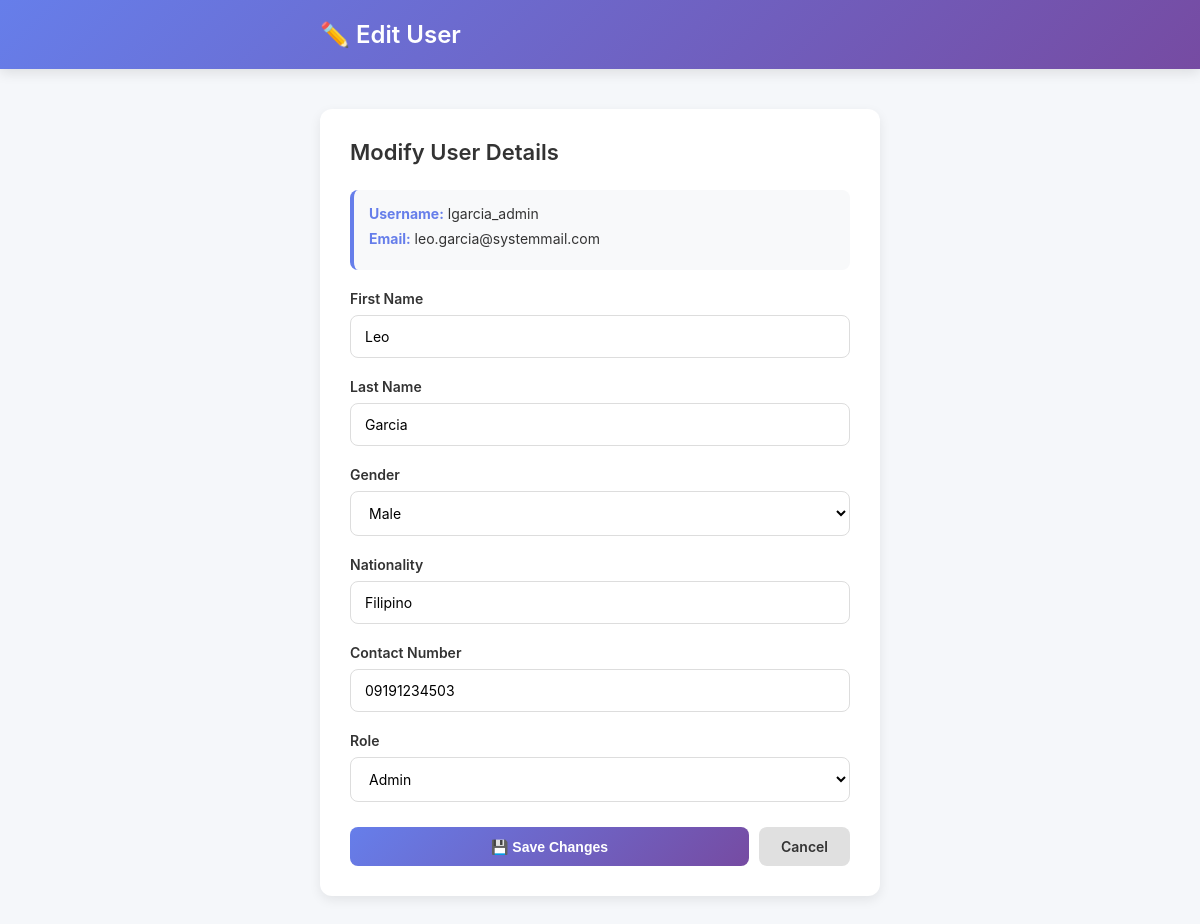
The app's page /admin_users_edit.php?id=3 (signed in) with its own data.
### tables this page shows
CREATE TABLE `users` (
  `id` int(11) NOT NULL,
  `username` varchar(50) NOT NULL,
  `email` varchar(120) NOT NULL,
  `password_hash` varchar(255) NOT NULL,
  `role` enum('admin','user') NOT NULL DEFAULT 'user',
  `firstname` varchar(60) NOT NULL,
  `lastname` varchar(60) NOT NULL,
  `gender` enum('male','female','other') DEFAULT 'other',
  `nationality` varchar(80) DEFAULT NULL,
  `contact_number` varchar(30) DEFAULT NULL,
  `created_at` timestamp NOT NULL DEFAULT current_timestamp()
);

### public/admin_users_edit.php (the view, shortened to what this page needs)
<?php
require "../components/pdo.php";
$id = $_GET["id"] ?? null;
$stmt = $pdo->prepare("SELECT * FROM users WHERE id=?");
$stmt->execute([$id]);
$user = $stmt->fetch();
?>
<!DOCTYPE html>
<html lang="en">
<head>
</head>
<body>
    <header>
        <div class="header-content">
            <div class="header-title">✏️ Edit User</div>
        </div>
    </header>
    <div class="container">
        <div class="card">
            <h1 class="card-title">Modify User Details</h1>
            <div class="user-info">
                <p><strong>Username:</strong> <?= htmlspecialchars($user["username"]) ?></p>
                <p><strong>Email:</strong> <?= htmlspecialchars($user["email"]) ?></p>
            </div>
            <form method="POST">
                <div class="form-group">
                    <label for="firstname">First Name</label>
                    <input
                        id="firstname"
                        type="text"
                        name="firstname"
                        value="<?= htmlspecialchars($user["firstname"]) ?>"
                        required
                    >
                </div>
                <div class="form-group">
                    <label for="lastname">Last Name</label>
                    <input
                        id="lastname"
                        type="text"
                        name="lastname"
                        value="<?= htmlspecialchars($user["lastname"]) ?>"
                        required
                    >
                </div>
                <div class="form-group">
                    <label for="gender">Gender</label>
                    <select id="gender" name="gender">
                        <option value="male" <?= $user["gender"] == "male" ? "selected" : "" ?>>Male</option>
                    </select>
                </div>
                <div class="form-group">
                    <label for="nationality">Nationality</label>
                    <input
                        id="nationality"
                        type="text"
                        name="nationality"
                        value="<?= htmlspecialchars($user["nationality"] ?? '') ?>"
                        placeholder="Enter nationality"
                    >
                </div>
                <div class="form-group">
                    <label for="contact_number">Contact Number</label>
                    <input
                        id="contact_number"
                        type="tel"
                        name="contact_number"
                        value="<?= htmlspecialchars($user["contact_number"] ?? '') ?>"
                        placeholder="Enter contact number"
                    >
                </div>
                <div class="form-group">
                    <label for="role">Role</label>
                    <select id="role" name="role" required>
                        <option value="admin" <?= $user["role"] == "admin" ? "selected" : "" ?>>Admin</option>
                    </select>
                </div>
                <div class="button-group">
                    <button type="submit" class="btn btn-primary" onclick="return confirmEdit()">💾 Save Changes</button>
                    <a href="admin_users.php" class="btn btn-secondary">Cancel</a>
                </div>
            </form>
        </div>
    </div>
</body>
</html>

### public/admin_users_edit.php (style rules this page uses)
* { margin: 0; padding: 0; box-sizing: border-box; }
body { font-family: -apple-system, BlinkMacSystemFont, 'Segoe UI', 'Helvetica Neue', sans-serif; background-color: #f5f7fa; color: #333; }
header { background: linear-gradient(135deg, #667eea 0%, #764ba2 100%); color: white; padding: 20px 0; box-shadow: 0 4px 12px rgba(0, 0, 0, 0.1); position: sticky; top: 0; z-index: 100; }
.header-content { max-width: 600px; margin: 0 auto; padding: 0 20px; display: flex; justify-content: space-between; align-items: center; }
.header-title { font-size: 24px; font-weight: 600; }
.container { max-width: 600px; margin: 0 auto; padding: 40px 20px; }
.card { background: white; border-radius: 12px; padding: 30px; box-shadow: 0 4px 12px rgba(0, 0, 0, 0.08); }
.card-title { font-size: 22px; font-weight: 600; margin-bottom: 25px; color: #333; }
.form-group { margin-bottom: 20px; }
.form-group label { display: block; margin-bottom: 8px; font-size: 14px; color: #333; font-weight: 600; }
.form-group input, .form-group select { width: 100%; padding: 12px 14px; border: 1.5px solid #ddd; border-radius: 8px; font-size: 14px; transition: all 0.3s ease; font-family: inherit; background-color: white; cursor: pointer; }
.button-group { display: flex; gap: 10px; margin-top: 25px; }
.btn { padding: 11px 22px; border: none; border-radius: 8px; font-size: 14px; font-weight: 600; cursor: pointer; transition: all 0.3s ease; text-decoration: none; display: inline-block; }
.btn-primary { background: linear-gradient(135deg, #667eea 0%, #764ba2 100%); color: white; flex: 1; }
.btn-secondary { background-color: #e0e0e0; color: #333; }
.user-info { background-color: #f8f9fa; padding: 15px; border-radius: 8px; margin-bottom: 20px; border-left: 4px solid #667eea; }
.user-info p { margin-bottom: 8px; font-size: 14px; }
.user-info strong { color: #667eea; }

### records on screen
users: username "lgarcia_admin", email "leo.garcia@systemmail.com", firstname "Leo", lastname "Garcia", gender "Male", nationality "Filipino", contact_number "09191234503", role "Admin"
